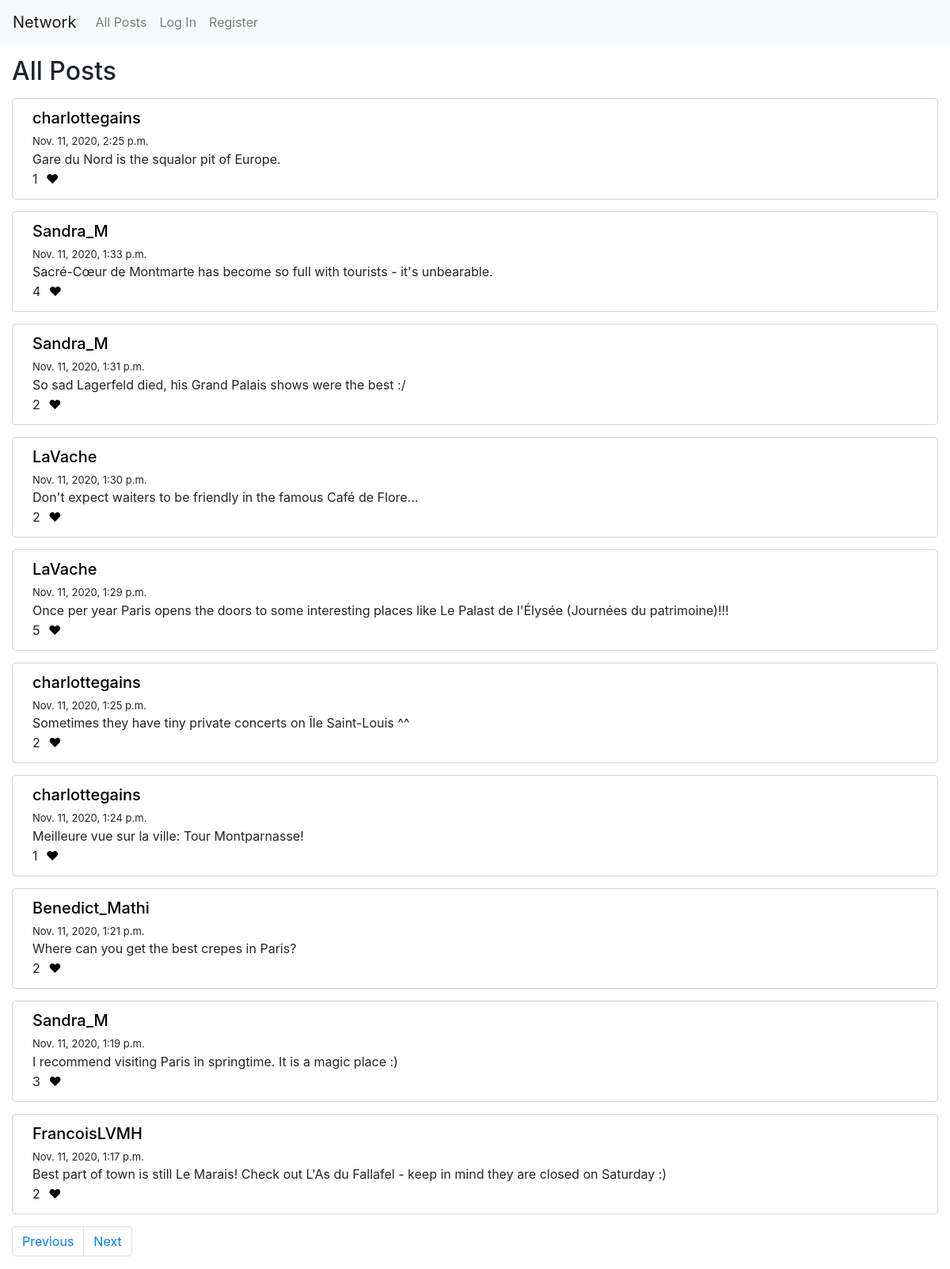
Screenshot of /?page=2 with the database file from the repository.
### network/models.py (models this page shows, shortened)
class Posting(models.Model):
    poster = models.ForeignKey(settings.AUTH_USER_MODEL, on_delete=models.CASCADE)
    content = models.TextField()
    date = models.DateTimeField(default=timezone.now)
    likes = models.ManyToManyField(User, blank=True, related_name="likes")
    def count_likes(self):
        return self.likes.count()

class User(AbstractUser):
    pass

### network/views.py (the view)
# urls.py: path("", views.index, name="index"),
def index(request):
    postings = Posting.objects.all().order_by('-date')
    posts = paginate(request, postings)
    if request.method == "POST":
        form = PostingForm(request.POST)
        if form.is_valid():
            form.clean()
            new_post = form.save(commit=False)
            new_post.poster = request.user
            new_post = new_post.save()
            return HttpResponseRedirect(reverse("index"))
        else:
            return render(request, "network/index.html", {
                "form": form,
                "posts": posts,
                "session_user": request.user.id
            })
    else:
        return render(request, "network/index.html", {
            "form": PostingForm(),
            "posts": posts,
            "session_user": request.user.id
        })

### network/helpers.py (called while the page is built)
def paginate(request, postings):
    page = request.GET.get('page', 1)
    paginator = Paginator(postings, 10)
    try:
        posts = paginator.page(page)
    except PageNotAnInteger:
        posts = paginator.page(1)
    except EmptyPage:
        posts = paginator.page(paginator.num_pages)
    return posts

### network/templates/network/index.html (shortened to what this page needs)
{% extends "network/layout.html" %}
{% load static %}
{% block body %}
    <h2>All Posts</h2>
    {% for post in posts %}
        <div class="postings">
            <h5><a href="{% url 'profile' post.poster %}" style="color: black;">{{ post.poster }}</a></h5>
            <div style="font-size: 13px;">{{ post.date }}</div>
            <div id="content-view-{{ post.id }}" class="content-view" data-post="{{ post.id }}" data-content="{{ post.content }}">
                <div>{{ post.content }}</div>
            </div>
            <span>{{ post.count_likes }}</span>
            {% if user in post.likes.all %}
                <span id="like-{{ post.id }}" data-value="{{ post.id }}" data-user="{{ session_user }}" data-likestatus="1" class="likes"></span>
            {% else %}
                <span id="like-{{ post.id }}" data-value="{{ post.id }}" data-user="{{ session_user }}" data-likestatus="0" class="likes"></span>
            {% endif %}
        </div>
    {% endfor %}
    {% if posts.has_other_pages %}
        <ul class="pagination">
            {% if posts.has_previous %}
                <li class="page-item" style="padding-left: 15px;"><a class="page-link" href="?page={{ posts.previous_page_number }}">Previous</a></li>
            {% else %}
                <li class="page-item disabled" style="padding-left: 15px;"><a class="page-link" href="">Previous</a></li>
            {% endif %}
            {% if posts.has_next %}
                <li class="page-item"><a class="page-link" href="?page={{ posts.next_page_number }}">Next</a></li>
            {% else %}
                <li class="page-item disabled"><a class="page-link" href="">Next</a></li>
            {% endif %}
        </ul>
    {% endif %}
{% endblock %}

### network/static/network/styles.css (style rules this page uses)
.postings { border: 1px solid lightgray; margin: 15px; border-radius: 5px 5px; padding: 12px 25px; background-color: white; }
h2 { margin-left: 15px; margin-top: 15px; }

### rows the page displays
Posting: poster "charlottegains", date "Nov. 11, 2020, 2:25 p.m.", content "Gare du Nord is the squalor pit of Europe.", count_likes "1"
Posting: poster "Sandra_M", date "Nov. 11, 2020, 1:33 p.m.", content "Sacré-Cœur de Montmarte has become so full with tourists - it's unbearable.", count_likes "4"
Posting: poster "Sandra_M", date "Nov. 11, 2020, 1:31 p.m.", content "So sad Lagerfeld died, his Grand Palais shows were the best :/", count_likes "2"
Posting: poster "LaVache", date "Nov. 11, 2020, 1:30 p.m.", content "Don't expect waiters to be friendly in the famous Café de Flore...", count_likes "2"
Posting: poster "LaVache", date "Nov. 11, 2020, 1:29 p.m.", content "Once per year Paris opens the doors to some interesting places like Le Palast de l'Élysée (Journées du patrimoine)!!!", count_likes "5"
Posting: poster "charlottegains", date "Nov. 11, 2020, 1:25 p.m.", content "Sometimes they have tiny private concerts on Île Saint-Louis ^^", count_likes "2"
Posting: poster "charlottegains", date "Nov. 11, 2020, 1:24 p.m.", content "Meilleure vue sur la ville: Tour Montparnasse!", count_likes "1"
Posting: poster "Benedict_Mathi", date "Nov. 11, 2020, 1:21 p.m.", content "Where can you get the best crepes in Paris?", count_likes "2"
Posting: poster "Sandra_M", date "Nov. 11, 2020, 1:19 p.m.", content "I recommend visiting Paris in springtime. It is a magic place :)", count_likes "3"
Posting: poster "FrancoisLVMH", date "Nov. 11, 2020, 1:17 p.m.", content "Best part of town is still Le Marais! Check out L'As du Fallafel - keep in mind they are closed on Saturday :)", count_likes "2"
